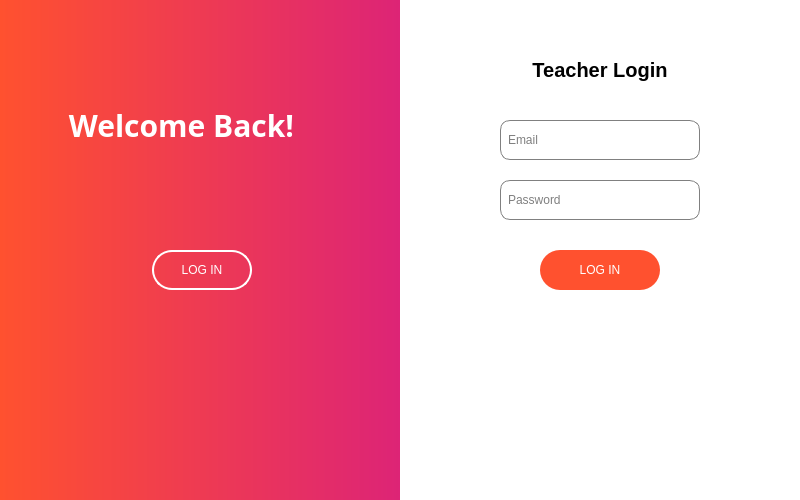
<?xml version="1.0" encoding="UTF-8"?>
<ui version="4.0">
 <class>TeacherLogin</class>
 <widget class="QWidget" name="TeacherLogin">
  <property name="geometry">
   <rect>
    <x>0</x>
    <y>0</y>
    <width>800</width>
    <height>500</height>
   </rect>
  </property>
  <property name="windowTitle">
   <string>Login</string>
  </property>
  <widget class="QWidget" name="leftPanel" native="true">
   <property name="geometry">
    <rect>
     <x>0</x>
     <y>0</y>
     <width>400</width>
     <height>500</height>
    </rect>
   </property>
   <property name="styleSheet">
    <string>background: qlineargradient(spread:pad, x1:0, y1:0, x2:1, y2:0, stop:0 #FF512F, stop:1 #DD2476);</string>
   </property>
   <widget class="QLabel" name="welcomeLabel">
    <property name="geometry">
     <rect>
      <x>61</x>
      <y>100</y>
      <width>241</width>
      <height>50</height>
     </rect>
    </property>
    <property name="font">
     <font>
      <family>Arial Rounded MT</family>
      <pointsize>-1</pointsize>
      <bold>true</bold>
     </font>
    </property>
    <property name="styleSheet">
     <string notr="true">color: white; font-size: 30px; font-weight: bold; background-color: transparent;</string>
    </property>
    <property name="text">
     <string>Welcome Back!</string>
    </property>
    <property name="alignment">
     <set>Qt::AlignmentFlag::AlignCenter</set>
    </property>
   </widget>
   <widget class="QPushButton" name="signInButton">
    <property name="geometry">
     <rect>
      <x>152</x>
      <y>250</y>
      <width>100</width>
      <height>40</height>
     </rect>
    </property>
    <property name="styleSheet">
     <string>background-color: transparent; color: white; border: 2px solid white; border-radius: 20px; padding: 5px;</string>
    </property>
    <property name="text">
     <string>LOG IN</string>
    </property>
   </widget>
  </widget>
  <widget class="QWidget" name="rightPanel" native="true">
   <property name="geometry">
    <rect>
     <x>400</x>
     <y>0</y>
     <width>400</width>
     <height>500</height>
    </rect>
   </property>
   <property name="styleSheet">
    <string>background: white;</string>
   </property>
   <widget class="QLabel" name="loginLabel">
    <property name="geometry">
     <rect>
      <x>120</x>
      <y>50</y>
      <width>160</width>
      <height>40</height>
     </rect>
    </property>
    <property name="styleSheet">
     <string>color: black; font-size: 20px; font-weight: bold;</string>
    </property>
    <property name="text">
     <string>Teacher Login</string>
    </property>
    <property name="alignment">
     <set>Qt::AlignmentFlag::AlignCenter</set>
    </property>
   </widget>
   <widget class="QLineEdit" name="emailInput">
    <property name="geometry">
     <rect>
      <x>100</x>
      <y>120</y>
      <width>200</width>
      <height>40</height>
     </rect>
    </property>
    <property name="styleSheet">
     <string>border: 1px solid gray; border-radius: 10px; padding: 5px;</string>
    </property>
    <property name="placeholderText">
     <string>Email</string>
    </property>
   </widget>
   <widget class="QLineEdit" name="passwordInput">
    <property name="geometry">
     <rect>
      <x>100</x>
      <y>180</y>
      <width>200</width>
      <height>40</height>
     </rect>
    </property>
    <property name="styleSheet">
     <string>border: 1px solid gray; border-radius: 10px; padding: 5px;</string>
    </property>
    <property name="echoMode">
     <enum>QLineEdit::EchoMode::Password</enum>
    </property>
    <property name="placeholderText">
     <string>Password</string>
    </property>
   </widget>
   <widget class="QPushButton" name="logInButton">
    <property name="geometry">
     <rect>
      <x>140</x>
      <y>250</y>
      <width>120</width>
      <height>40</height>
     </rect>
    </property>
    <property name="styleSheet">
     <string>background-color: #FF512F; color: white; border-radius: 20px; padding: 5px;</string>
    </property>
    <property name="text">
     <string>LOG IN</string>
    </property>
   </widget>
  </widget>
 </widget>
 <resources/>
 <connections/>
</ui>
